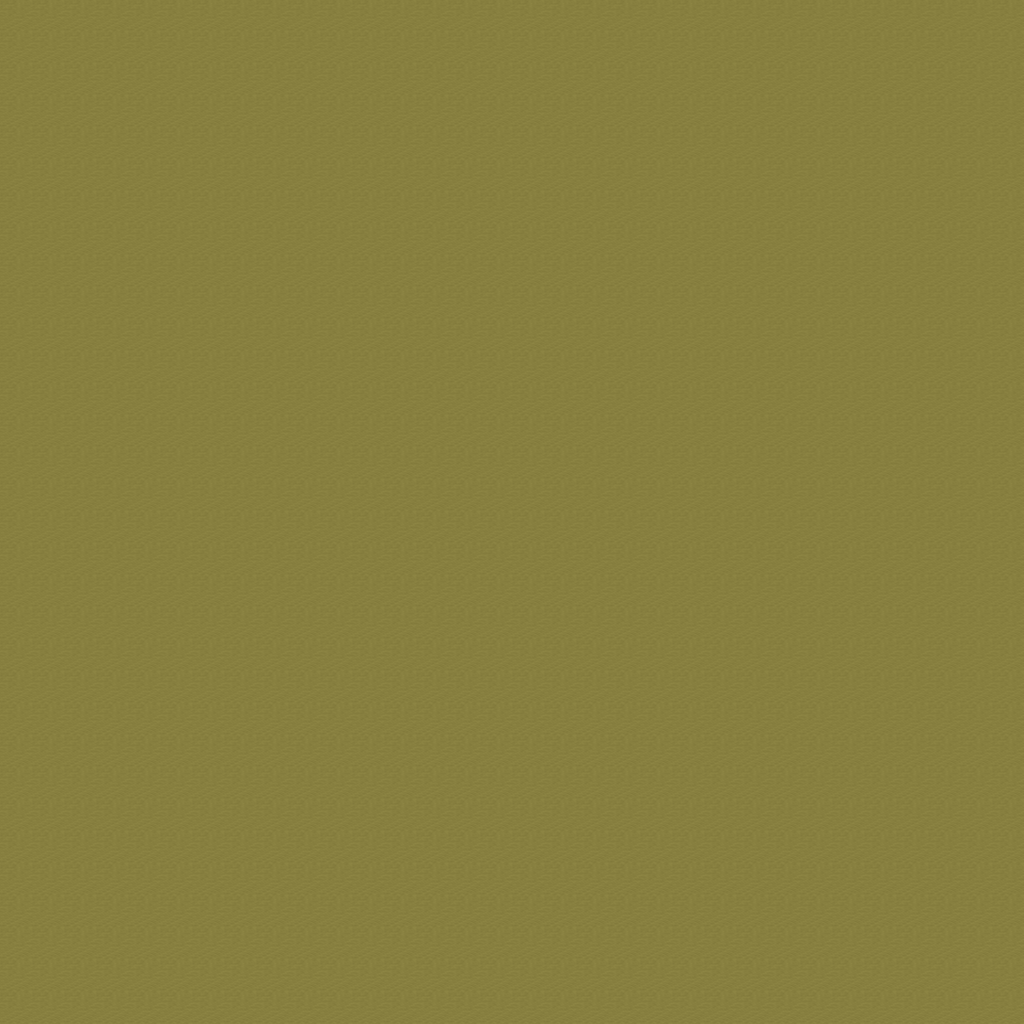

The image is a tile-based game level rendered from a .tmx file. Its description and source (layers, tilesets, objects; grid data summarised) follow:
An orthogonal 32x32 tile map with 32x32 px tiles, 5 tile layers (Ground, Objects, Objects2, Above, ...), 1 hidden layer not drawn, 7 tilesets.

<map version="1.10" tiledversion="1.11.0" orientation="orthogonal" renderorder="right-down" width="32" height="32" tilewidth="32" tileheight="32" infinite="0" nextlayerid="11" nextobjectid="1">
 <tileset firstgid="1" name="logic_collision" tilewidth="32" tileheight="32" tilecount="1" columns="1">
  <image source="../drawable/logic_collision.png" width="32" height="32" />
 </tileset>
 <tileset firstgid="2" name="ground_ground" tilewidth="32" tileheight="32" tilecount="33" columns="3">
  <image source="../drawable/ground_ground.png" width="96" height="352" />
 </tileset>
 <tileset firstgid="35" name="ground_ridge_earth_dark" tilewidth="32" tileheight="32" tilecount="96" columns="12">
  <image source="../drawable/ground_ridge_earth_dark.png" width="384" height="256" />
 </tileset>
 <tileset firstgid="131" name="ground_rock_huge_boulder" tilewidth="32" tileheight="32" tilecount="20" columns="5">
  <image source="../drawable/ground_rock_huge_boulder.png" width="160" height="128" />
 </tileset>
 <tileset firstgid="151" name="ground_ladder_vertical_pale" tilewidth="32" tileheight="32" tilecount="5" columns="5">
  <image source="../drawable/ground_ladder_vertical_pale.png" width="160" height="32" />
 </tileset>
 <tileset firstgid="156" name="building_fence_wooden_brown_fence" tilewidth="32" tileheight="32" tilecount="42" columns="7">
  <image source="../drawable/building_fence_wooden_brown_fence.png" width="224" height="192" />
 </tileset>
 <tileset firstgid="198" name="furniture_table_wooden_rectangular" tilewidth="32" tileheight="32" tilecount="9" columns="3">
  <image source="../drawable/furniture_table_wooden_rectangular.png" width="96" height="96" />
 </tileset>
 <layer id="1" name="Ground" width="32" height="32">
  <data>[1024 cells, 1024 non-empty, 1 distinct tile ids]</data>
 </layer>
 <layer id="2" name="Objects" width="32" height="32">
  <data>[1024 cells, 0 non-empty, 0 distinct tile ids]</data>
 </layer>
 <layer id="3" name="Objects2" width="32" height="32">
  <data>[1024 cells, 0 non-empty, 0 distinct tile ids]</data>
 </layer>
 <layer id="4" name="Above" width="32" height="32">
  <data>[1024 cells, 0 non-empty, 0 distinct tile ids]</data>
 </layer>
 <layer id="5" name="Above2" width="32" height="32">
  <data>[1024 cells, 0 non-empty, 0 distinct tile ids]</data>
 </layer>
 <layer id="6" name="Walkable" width="32" height="32" visible="0">
  <data>[1024 cells, 0 non-empty, 0 distinct tile ids]</data>
 </layer>
 <objectgroup id="7" name="Mapevents" />
 <objectgroup id="8" name="Spawn" />
 <objectgroup id="9" name="Keys" />
 <objectgroup id="10" name="Replace" />
</map>
